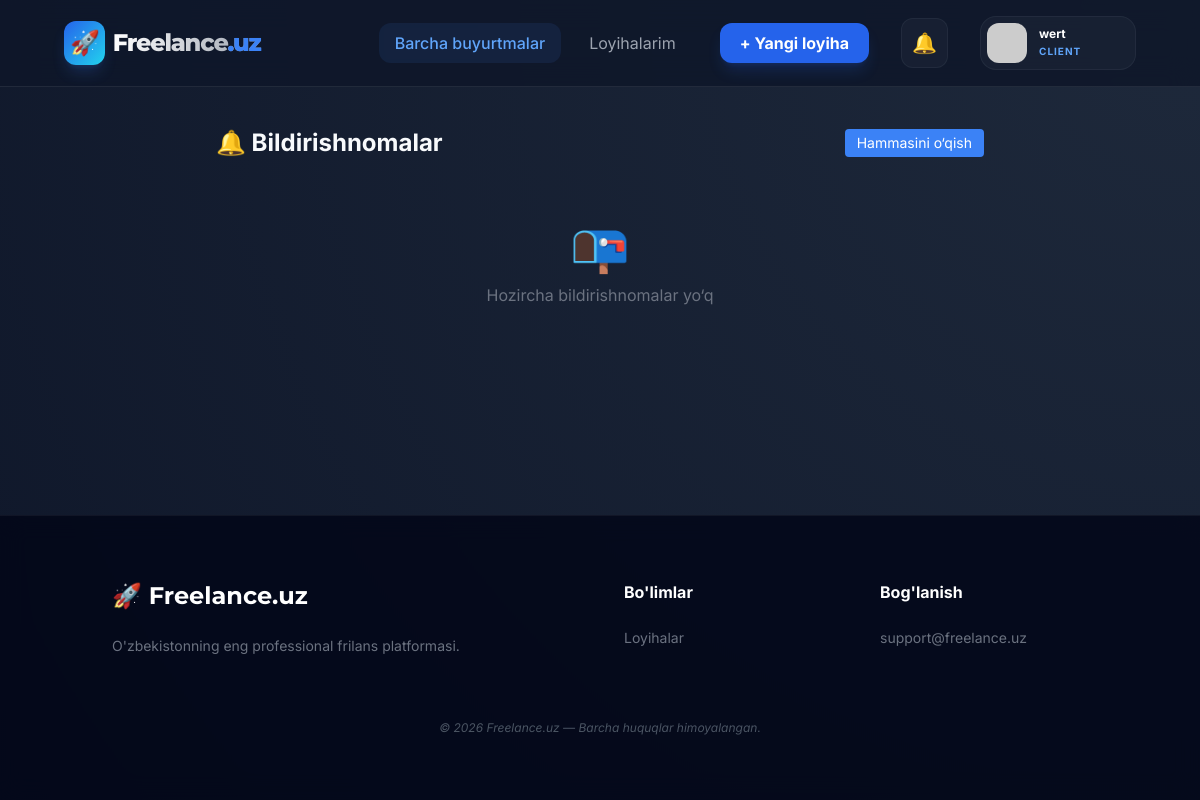
/notifications/ (signed in), run on an earlier commit of the app's database.
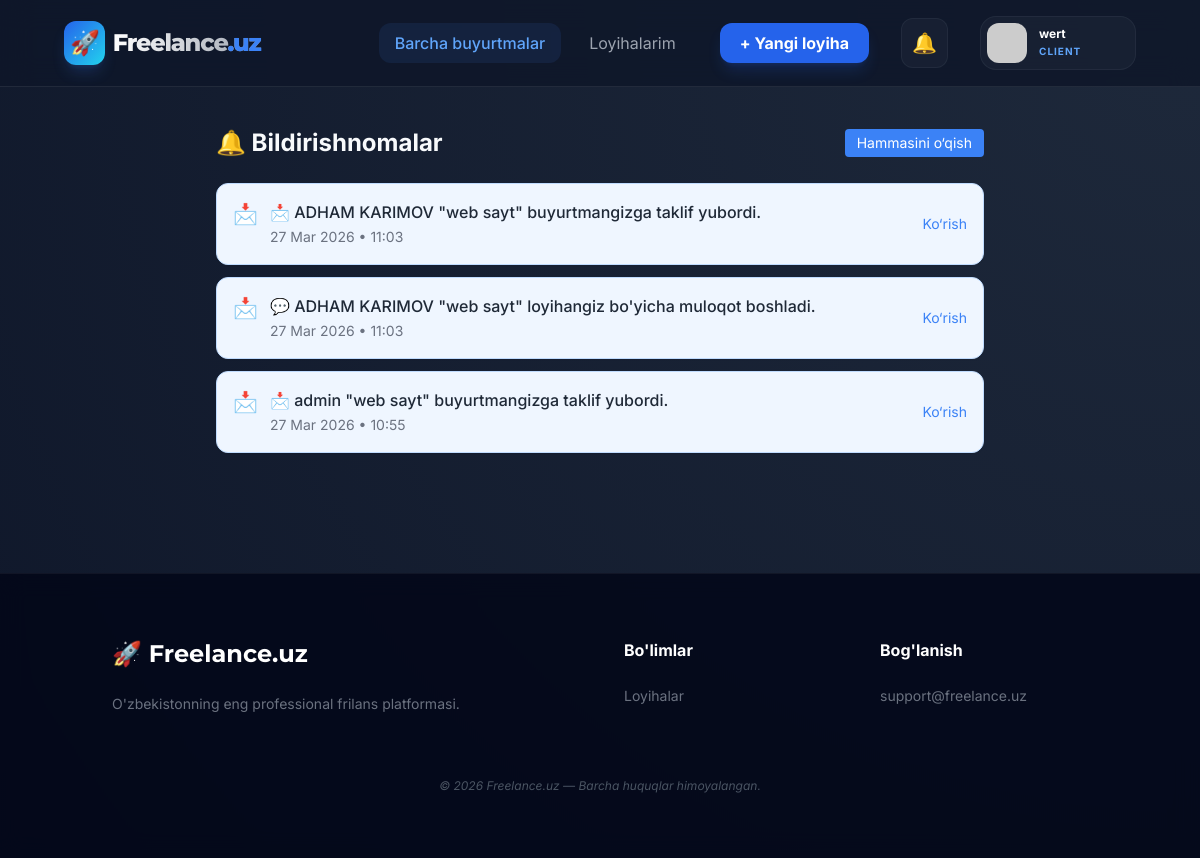
And on a later commit of the database.
### notifications/models.py (models this page shows, shortened)
class Notification(models.Model):
    class Type(models.TextChoices):
        OFFER_RECEIVED  = 'OFFER_RECEIVED',  'Yangi taklif keldi'
        OFFER_ACCEPTED  = 'OFFER_ACCEPTED',  'Taklif qabul qilindi'
        OFFER_REJECTED  = 'OFFER_REJECTED',  'Taklif rad etildi'
        DEADLINE_SOON   = 'DEADLINE_SOON',   'Muddat yaqinlashmoqda'
        DEADLINE_PASSED = 'DEADLINE_PASSED', 'Muddat o\'tdi'
        ORDER_COMPLETED = 'ORDER_COMPLETED', 'Ish tugatildi'
        MESSAGE         = 'MESSAGE',         'Yangi xabar'
    user = models.ForeignKey(settings.AUTH_USER_MODEL, on_delete=models.CASCADE, related_name='notifications')
    type = models.CharField(max_length=30, choices=Type.choices)
    message = models.TextField()
    is_read = models.BooleanField(default=False)
    created_at = models.DateTimeField(auto_now_add=True)
    link = models.CharField(max_length=255, blank=True)
    class Meta:
        ordering = ['-created_at']

### notifications/views.py (the view)
# urls.py: path('',                views.NotificationListView.as_view(), name='list'),
class NotificationListView(LoginRequiredMixin, View):
    login_url = 'accounts:login'
    def get(self, request):
        notifications = Notification.objects.filter(user=request.user).order_by('-created_at')
        unread_count = notifications.filter(is_read=False).count()
        notifications.filter(is_read=False).update(is_read=True)
        context = {
            'notifications': notifications,
            'unread_count': unread_count,
        }
        return render(request, 'notifications/list.html', context)

### notifications/templatetags/notification_tags.py (called while the page is built)
@register.simple_tag
def get_unread_notifications(user):
    return Notification.objects.filter(user=user, is_read=False).order_by('-created_at')[:10]

@register.simple_tag
def get_unread_count(user):
    return Notification.objects.filter(user=user, is_read=False).count()

### templates/notifications/list.html (shortened to what this page needs)
{% extends 'base.html' %}
{% block content %}
<div class="max-w-3xl mx-auto">
    <div class="flex justify-between items-center mb-6">
        <h2 class="text-2xl font-bold">🔔 Bildirishnomalar</h2>
        <form method="POST" action="{% url 'notifications:mark_all_read' %}">
            <button class="text-sm bg-blue-500 text-white px-3 py-1 rounded hover:bg-blue-600">
                Hammasini o‘qish
            </button>
        </form>
    </div>
    <div class="space-y-3">
        {% for notif in notifications %}
        <div class="group flex justify-between items-center p-4 rounded-xl shadow-sm border transition hover:shadow-md
        {% if notif.type == 'OFFER_ACCEPTED' %}bg-green-50 border-green-200
        {% elif notif.type == 'OFFER_REJECTED' %}bg-red-50 border-red-200
        {% elif notif.type == 'OFFER_RECEIVED' %}bg-blue-50 border-blue-200
        {% elif notif.type == 'DEADLINE_SOON' %}bg-yellow-50 border-yellow-200
        {% elif notif.type == 'DEADLINE_PASSED' %}bg-orange-50 border-orange-200
        {% else %}bg-white{% endif %}
        ">
            <div class="flex items-start gap-3">
                <div class="text-xl">
                    {% if notif.type == 'OFFER_ACCEPTED' %}✅
                    {% elif notif.type == 'OFFER_REJECTED' %}❌
                    {% elif notif.type == 'OFFER_RECEIVED' %}📩
                    {% elif notif.type == 'DEADLINE_SOON' %}⏳
                    {% elif notif.type == 'DEADLINE_PASSED' %}⚠️
                    {% else %}🔔
                    {% endif %}
                </div>
                <div>
                    <p class="font-medium text-gray-800">
                        {{ notif.message }}
                    </p>
                    <span class="text-sm text-gray-500">
                        {{ notif.created_at|date:"d M Y • H:i" }}
                    </span>
                </div>
            </div>
            <div class="flex items-center gap-3">
                {% if notif.link %}
                <a href="{{ notif.link }}"
                   class="text-blue-500 text-sm hover:underline">
                    Ko‘rish
                </a>
                {% endif %}
            </div>
        </div>
        {% empty %}
        <div class="text-center py-10 text-gray-500">
            <div class="text-5xl mb-3">📭</div>
            <p>Hozircha bildirishnomalar yo‘q</p>
        </div>
        {% endfor %}
    </div>
</div>
{% endblock %}

What changed in the data, as far as the page shows it:
added Notification: message "📩 ADHAM KARIMOV \"web sayt\" buyurtmangizga taklif yubordi.", created_at "27 Mar 2026 • 11:03"
added Notification: message "💬 ADHAM KARIMOV \"web sayt\" loyihangiz bo'yicha muloqot boshladi.", created_at "27 Mar 2026 • 11:03"
added Notification: message "📩 admin \"web sayt\" buyurtmangizga taklif yubordi.", created_at "27 Mar 2026 • 10:55"
Also different on the page:
text no longer shown: "📭 Hozircha bildirishnomalar yo‘q"
